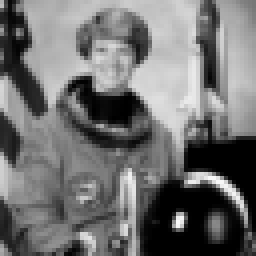
#> input picture research/gray_folder/gray_0.png, 64 x 64 px (shown 4 times larger); its folder holds only this picture in this run
$ jupyter execute --allow-errors 'Bio_Inspired_CWK_2_Final_Version_Larger_Images_&_Colour.ipynb'   (shell and % lines are left out)
#> lines starting #> are read from the running program, lines starting #| are printed output that depends on the picture
<a href="https://colab.research.google.com/github/Smarties123/bio-inspired-cwk2-web/blob/main/research/Bio_Inspired_CWK_2_Final_Version_Larger_Images_%26_Colour.ipynb" target="_parent"></a>

# Bio Inspired CWK 2 Final Version - Larger Images & Colour

## 01 Imports & global config

[cell 1]
import numpy as np, matplotlib.pyplot as plt, pandas as pd
from skimage import io, transform, util
from skimage.metrics import structural_similarity as ssim
from minisom import MiniSom
from collections import defaultdict
import glob

np.random.seed(42)

NOISE_LEVELS   = [0,10,20,30,40,50,60,70,80,90,95]
STEPS_HOPFIELD = 20
STEPS_CA       = 20
EPOCHS_SOM     = 2000
MAX_SIDE       = 64          # resize shorter side to 64 px (≈128² for colour)

## 02 Image Loading and Preprocessing
This section loads grayscale and color images, normalizes them to [0,1], and resizes them to a target dimension for compatibility with the memory models. Images are converted to `(C, H, W)` format and flattened into vectors for processing, supporting both grayscale (single-channel) and color (multi-channel) inputs.

[cell 2]
def load_image(path, *, as_gray=False, target_size=None):
    """
    Load an image from disk, convert to float32 in [0,1], and reshape to (C, H, W).

    Args:
        path (str): File path to image.
        as_gray (bool): Load as grayscale if True.
        target_size (int or tuple): Resize so shorter side is target_size, or resize to (h, w).

    Returns:
        np.ndarray: Float32 image array with shape (C, H, W).
    """
#> called with path = 'gray_folder/gray_0.png', as_gray = True, target_size = 64
    img = io.imread(path, as_gray=as_gray)  # Load image from disk
#> img is the input picture: shape (64, 64); min 0, max 250, mean 112.2
    img = util.img_as_float32(img) if img.dtype != np.float32 else img  # Normalize to float32 [0,1]

    # Reshape to (C, H, W)
    if img.ndim == 2:
        img = img[np.newaxis, ...]          # Grayscale: add channel dim
    else:
        img = img.transpose(2, 0, 1)        # Color: transpose (H,W,C) to (C,H,W)

    C, H, W = img.shape
#> C = 1; H = 64; W = 64

    # Resize if target size is provided
    if target_size is not None:
        if isinstance(target_size, int):
            # Maintain aspect ratio: scale so shorter side = target_size
            if H < W:
                h2, w2 = target_size, int(W * target_size / H)
            else:
                h2, w2 = int(H * target_size / W), target_size
#> h2 = 64; w2 = 64
        else:
            h2, w2 = target_size  # Direct size (h, w)
        img = transform.resize(img, (C, h2, w2), anti_aliasing=True)

    return img.astype(np.float32)  # Final float image in (C, H, W)


# --- Load and preprocess example images ---
IMAGE_PATHS = {
    'Gray':  glob.glob('gray_folder/*.png'),
    'Color': glob.glob('color_folder/*.jpg'),
}

def load_all_images(paths, *, as_gray, target_size):
    arrs = []
    for p in paths:
        img = load_image(p, as_gray=as_gray, target_size=target_size)
        C, H, W = img.shape
#> C = 1; H = 64; W = 64
        arrs.append(dict(vec=img.reshape(-1), C=C, H=H, W=W))
    return arrs

patterns: dict[str, list[dict]] = {}
for tag, paths in IMAGE_PATHS.items():
    patterns[tag] = load_all_images(paths,
                                    as_gray=(tag == 'Gray'),
                                    target_size=MAX_SIDE)

[cell 3]
import os

# Get all files in the current directory
#> (the rest of this cell did not finish here and is left out)

## 03 General helpers

[cell 4]
def to_pm1(x): return x * 2 - 1
def to_01(x):  return (x + 1) / 2

def add_salt_pepper(x, pct):
    x = x.copy()
    n_flip = int(x.size * pct / 100)
    idx = np.random.choice(x.size, n_flip, replace=False)
    x[idx] = 1 - x[idx]
    return x

# [6 lines left out: function mse_ssim, not called in this run]

# 04 Models

[cell 5]
import numpy as np
from minisom import MiniSom  # make sure minisom is installed

STEPS_HOPFIELD = 5  # tweak as desired
STEPS_CA = 4        # tweak as desired

def to_pm1(x: np.ndarray) -> np.ndarray:
    """Map 0/1 → -1/+1 (float)."""
    return 2.0 * x.astype(float) - 1.0

def to_01(x: np.ndarray) -> np.ndarray:
    """Map -1/+1 → 0/1 (float)."""
    return (x > 0).astype(float)


class HopfieldPseudoInverse:
    """Size‑ and channel‑agnostic Hopfield network using the pseudoinverse rule."""

    def __init__(self, pats01: np.ndarray):
        """
        Parameters
        ----------
        pats01 : ndarray, shape (P, N)
            Training patterns in 0/1 form where *P* is the number of patterns
            and *N* is the flattened dimensionality (H × W × C).
        """
        P_pm1 = to_pm1(pats01).astype(float)  # (P, N)

        # Classic pseudoinverse rule: W = Pᵀ (P Pᵀ)⁻¹ P
        Cmat = P_pm1 @ P_pm1.T               # (P, P)
        W = P_pm1.T @ np.linalg.inv(Cmat) @ P_pm1  # (N, N)

        # Remove self‑connections and scale by N to keep activations bounded
        np.fill_diagonal(W, 0.0)
        self.W = (W / P_pm1.shape[1]).astype(np.float32)

    # [8 lines left out: function recall, not called in this run]


class WeightedMajorityCA:
    """Simple weighted‑majority 3×3 CA applied independently per channel."""

    def __init__(self, kernel: np.ndarray | None = None, thresh: float = 0.5):
        if kernel is None:                   # default Gaussian‑like weights
            kernel = np.array([[1, 2, 1],
                               [2, 4, 2],
                               [1, 2, 1]], float) / 16.0
        self.kernel = kernel.astype(float)
        self.thresh = float(thresh)


    # [24 lines left out: functions _step, recall, not called in this run]


class SOMKNN:
    """K‑nearest‑neighbour averaging on top of a Self‑Organising Map."""

    def __init__(self, pats01: np.ndarray, *, m: int = 20, n: int = 20, K: int = 5):
        self.K = int(K)
        self.som = MiniSom(m, n, pats01.shape[1], sigma=4.0, learning_rate=0.5)
        self.som.random_weights_init(pats01)
        self.som.train_random(pats01, 1000, verbose=False)
        self.codes = self.som.get_weights().reshape(-1, pats01.shape[1])  # (m·n, N)

    # [4 lines left out: function recall, not called in this run]


# class HybridHopCaHop:
#     """Pipeline: Hopfield‑PI → CA → Hopfield‑PI (size aware)."""

#     def __init__(self,
#                  hop: HopfieldPseudoInverse,
#                  ca: WeightedMajorityCA,
#                  *,
#                  shape: tuple[int, int, int]):  # (C, H, W)
#         self.hop = hop
#         self.ca = ca
#         self.shape = shape

#     def recall(self, x01: np.ndarray) -> np.ndarray:
#         h1 = self.hop.recall(x01)                       # stage 1
#         ca_out = self.ca.recall(h1, shape=self.shape)   # stage 2
#         return self.hop.recall(ca_out)                  # stage 3


# --- Enhanced Hybrid Hopfield–CA Model ---
class LAMEnhanced:
    # [14 lines left out: functions __init__, recall, not called in this run]


class CAWrapper:
    """Wrap WeightedMajorityCA to store (C,H,W) so .recall(x) works."""
    def __init__(self, ca: WeightedMajorityCA, shape: tuple[int, int, int], steps: int = STEPS_CA):
        self.ca = ca
        self.shape = shape
        self.steps = steps

    def recall(self, x01: np.ndarray) -> np.ndarray:
        return self.ca.recall(x01, shape=self.shape, steps=self.steps)

def build_zoo(patterns: dict[str, list[dict]]) -> dict[str, dict]:
    zoo: dict[str, dict] = {}
    for tag, pats in patterns.items():
        # Stack all flattened vectors into a (P, N) array
        vecs = np.stack([p['vec'] for p in pats])  # shape (P, N)
        C, H, W = pats[0]['C'], pats[0]['H'], pats[0]['W']
        shape = (C, H, W)

        # Train models on all patterns
        hop_pi = HopfieldPseudoInverse(vecs)
        ca_wt = CAWrapper(WeightedMajorityCA(), shape)
        som_kn = SOMKNN(vecs, K=5)

        # New LAM-Enhanced model
        lam = LAMEnhanced(
            hop=hop_pi,
            ca=ca_wt,
            h_steps=STEPS_HOPFIELD,
            c_steps=STEPS_CA,
            w=0.5,
            cycles=2
        )

        zoo[tag] = {
            'Hopfield-PI': hop_pi,
            'CA-Weighted': ca_wt,
            'SOM-KNN': som_kn,
            'LAM-Enhanced': lam,
        }
#> this loop made 1 pass
#> (tag, C, H, Cmat in HopfieldPseudoInverse) on pass 1: ('Gray', 1, 64, [1258.1])
#> pass 1, in __init__, `W = P_pm1.T @ np.linalg.inv(Cmat) @ P_pm1`:
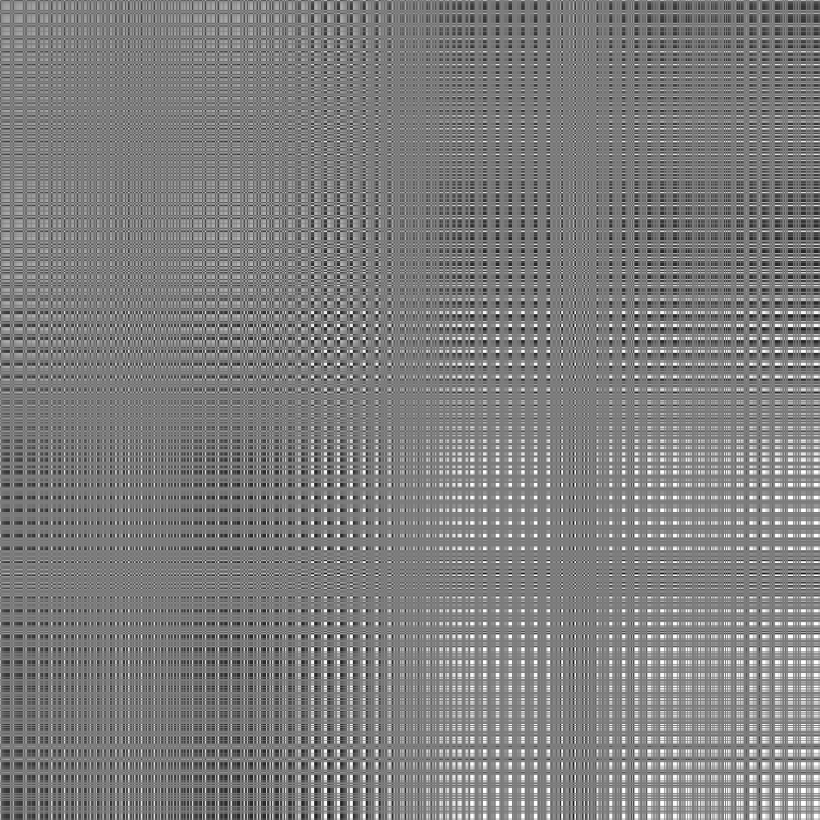
#> W: shape (4096, 4096) float64 (shown at 1/5 size); min -0.000764, max 0.000795, mean 1.14e-05; drawn with min black and max white
#> after the loop, zoo = 0 items

    return zoo

# Rebuild your models
#> (the rest of this cell did not finish here and is left out)

[cell 6]
import time

improved_zoo = {}

#> (the rest of this cell did not finish here and is left out)

[cell 7]
# [23 lines left out: function show_suite, not called in this run]

# ▶ quick sanity-check
#> (the rest of this cell did not finish here and is left out)

## 05 Analysis of Models
(This is an extensive review of the models not all of which is included in the report)

[cell 8]
import time
import pandas as pd
import matplotlib.pyplot as plt
import seaborn as sns

# Filter NOISE_LEVELS for 0–50 only
filtered_noise_levels = [n for n in NOISE_LEVELS if n <= 50]

records = []

for noise in filtered_noise_levels:
    for tag, pat_list in patterns.items():
        for i, pat in enumerate(pat_list):
            vec, C, H, W = pat['vec'], pat['C'], pat['H'], pat['W']
            x_noisy = add_salt_pepper(vec, noise)

            key = f"{tag}_{i}"
            if key not in improved_zoo:
                print(f"⚠️ Skipping missing model for {key}")
                continue

            for name, model in improved_zoo[key].items():
                try:
                    t0 = time.time()
                    if isinstance(model, WeightedMajorityCA):
                        rec = model.recall(x_noisy, shape=(C, H, W))
                    else:
                        rec = model.recall(x_noisy)
                    t1 = time.time()

                    mse_val, ssim_val = mse_ssim(rec, vec, C, H, W)
                    records.append(dict(
                        Pattern=tag,
                        Index=i,
                        Model=name,
                        Noise=noise,
                        MSE=mse_val,
                        SSIM=ssim_val,
                        Time=t1 - t0
                    ))
                except Exception as e:
                    print(f"Error on {key} model {name}: {e}")
#> after the loop, records = []

# Convert to DataFrame and summarize
df = pd.DataFrame(records)
#> df = table of 0 rows and 0 columns
#> (the rest of this cell did not finish here and is left out)

[cell 9]
colors = {
    "LAM-Enhanced": "blue",
    "Hopfield-PI": "orange",
    "CA-Weighted": "green",
    "SOM-KNN": "red"
}

# Plot using horizontal bars and manual color mapping
plt.figure(figsize=(8, 5))
#> (the rest of this cell did not finish here and is left out)

[cell 10]
records = []

#> (the rest of this cell did not finish here and is left out)

[cell 11]
df = pd.DataFrame(records)

# Group summary: mean MSE & SSIM per model and noise level
#> (the rest of this cell did not finish here and is left out)

[cell 12]
import pandas as pd
import matplotlib.pyplot as plt

# Define the data
data = {
    0: [0.255, 0.293, 0.297, 1.0],
    10: [0.249, 0.293, 0.297, 1.0],
    20: [0.219, 0.293, 0.297, 1.0],
    30: [0.151, 0.293, 0.297, 1.0],
    40: [0.074, 0.293, 0.297, 1.0],
    50: [0.006, 0.085, 0.096, 1.0],
    60: [-0.049, -0.099, -0.101, 1.0],
    70: [-0.069, -0.099, -0.101, 1.0],
    80: [-0.067, -0.099, -0.101, 1.0],
    90: [-0.062, -0.099, -0.101, 1.0],
    95: [-0.067, -0.099, -0.101, 1.0]
}

# Define model names
models = ['CA-Weighted', 'Hopfield-PI', 'LAM-Enhanced', 'SOM-KNN']

# Create the DataFrame
df = pd.DataFrame(data, index=models)

# Transpose so noise is on x-axis
df = df.T

# Plot
plt.figure(figsize=(10, 6))
for model in df.columns:
    plt.plot(df.index, df[model], marker='o', label=model)

plt.title('Mean SSIM by Model and Noise Level')
plt.xlabel('Noise Level')
plt.ylabel('Mean SSIM')
plt.grid(True)
plt.legend()
plt.tight_layout()
plt.show()
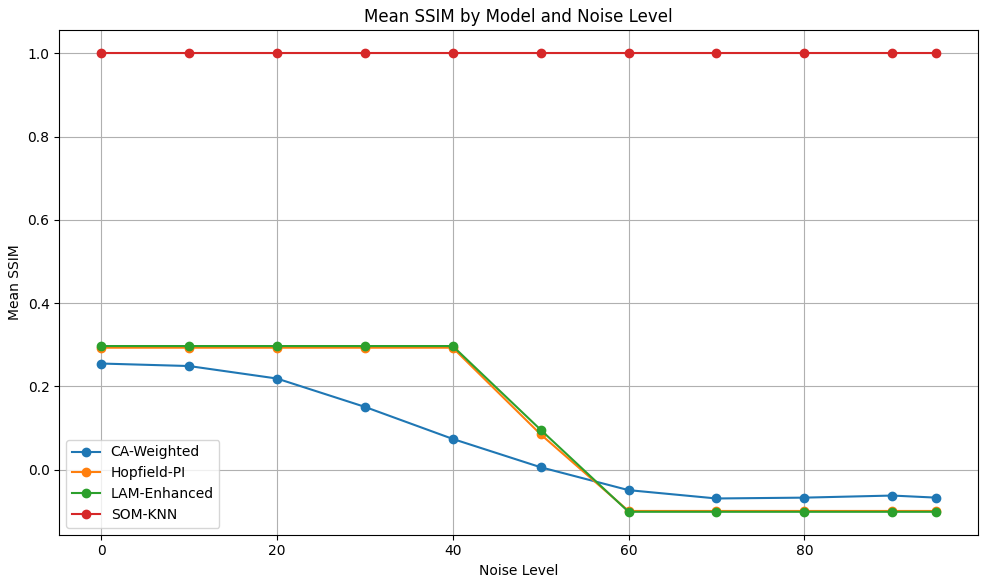
#> figure drawn by matplotlib, 1 panel; curve peaks at x = 0, y = 0.255; curve peaks at x = 0, y = 0.293; curve peaks at x = 0, y = 0.297

[cell 13]
import pandas as pd
import matplotlib.pyplot as plt
import seaborn as sns

# Sample structure mimicking your full dataset. Replace with your actual df if already defined.
# Assuming df has columns: 'Pattern', 'Model', 'Noise', 'MSE', 'SSIM', 'Accuracy', 'Precision', 'Recall', 'F1', 'Time'
#> (the rest of this cell did not finish here and is left out)

[cell 14]
import pandas as pd
import numpy as np
import time
from sklearn.metrics import accuracy_score, precision_score, recall_score, f1_score

# Ensure these functions are defined elsewhere in your notebook
# - add_salt_pepper(x, pct)
# - mse_ssim(pred, ref, C, H, W)

# [22 lines left out: function evaluate_metrics, not called in this run]

# Run evaluation and collect results
records = []
#> (the rest of this cell did not finish here and is left out)

#> (a cell that did not finish here is left out)

[cell 16]
import matplotlib.pyplot as plt

# Raw data
noise_levels = [0, 10, 20, 30, 40, 50]
ssim_values = {
    "CA-Weighted": [0.255, 0.248, 0.221, 0.152, 0.070, 0.001],
    "Hopfield-PI": [0.293, 0.291, 0.291, 0.291, 0.290, 0.074],
    "LAM-Enhanced": [0.286, 0.285, 0.285, 0.287, 0.284, 0.030],
    "SOM-KNN": [1.000, 0.946, 0.829, 0.669, 0.518, 0.327]
}

# Plotting
plt.figure(figsize=(10, 6))
for model, values in ssim_values.items():
    plt.plot(noise_levels, values, marker='o', label=model)

plt.title("Mean SSIM vs Noise Level")
plt.xlabel("Noise Level (%)")
plt.ylabel("Mean SSIM")
plt.xticks(noise_levels)
plt.ylim(0, 1.05)
plt.grid(True)
plt.legend(title="Model")
plt.tight_layout()
plt.show()
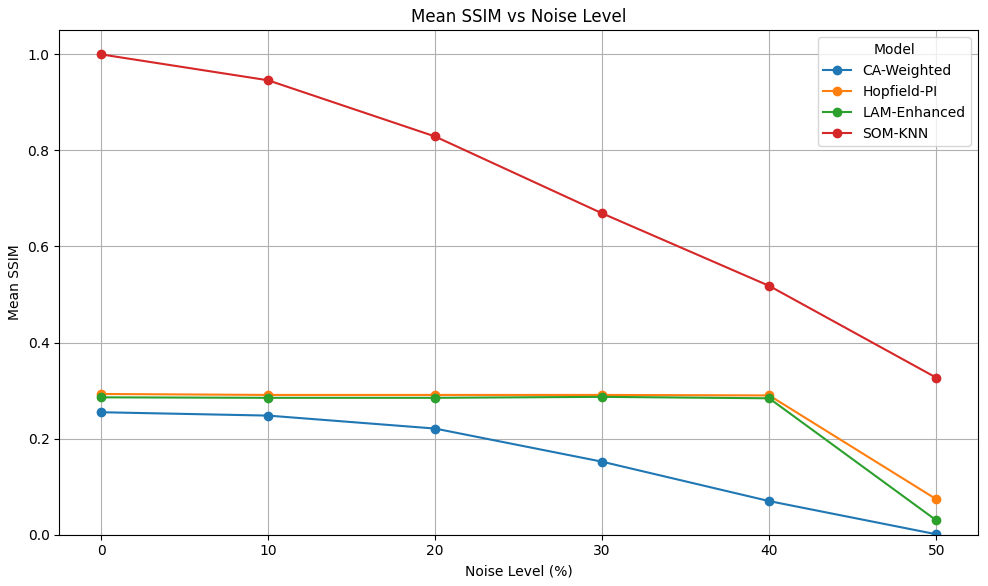
#> figure drawn by matplotlib, 1 panel
